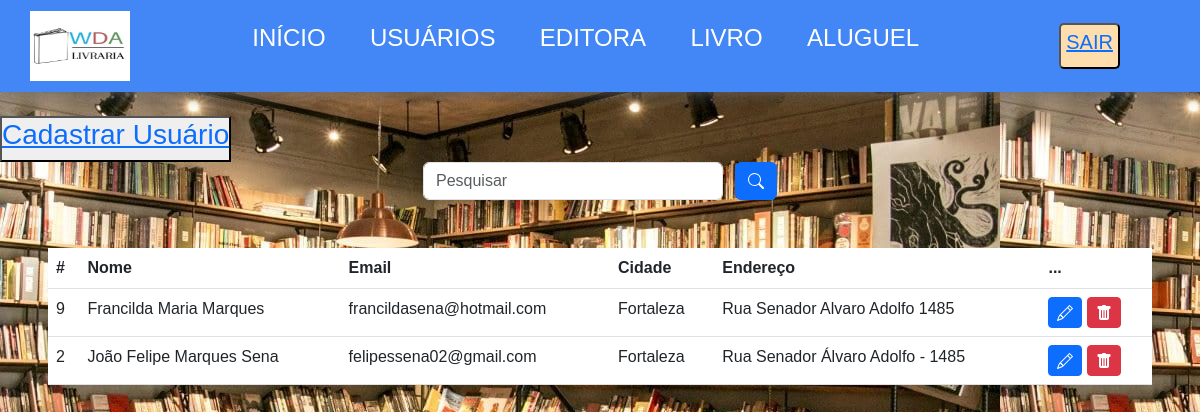
The app's page /usuarios.php with its own data.
### tables this page shows
CREATE TABLE `usuarios` (
  `id` int(11) NOT NULL,
  `nome` varchar(45) NOT NULL,
  `email` varchar(110) NOT NULL,
  `cidade` varchar(45) NOT NULL,
  `endereco` varchar(45) NOT NULL
);

### usuarios.php (the view, shortened to what this page needs)
<?php
include_once("config.php");
$sql = "SELECT * FROM usuarios ORDER BY id DESC";
if(!empty($_GET['search']))
    {
        $data = $_GET['search'];
        $sql = "SELECT * FROM usuarios WHERE id LIKE '%$data%' or nome LIKE '%$data%' ORDER BY id DESC";
    }
    else
    {
        $sql = "SELECT * FROM usuarios ORDER BY id DESC";
    }
$result = $conexao->query($sql);
?>
<!DOCTYPE html>
<html>
    <head>
        <link rel="stylesheet" href="style.css">
        <link href="https://cdn.jsdelivr.net/npm/bootstrap@5.3.0-alpha3/dist/css/bootstrap.min.css" rel="stylesheet"
>
    </head>
    <body class="fundo">
        <header>
            <div class="container-logo">
                <div class="logo-imagem">
                    <img src="WDA.png" alt="image" height="70" width="100">
                </div>
            </div>
            <div class="menu">
                <ul>
                    <li><a href="index.php">INÍCIO</a></li>
                    <li><a href="usuarios.php">USUÁRIOS</a></li>
                    <li><a href="editora.php">EDITORA</a></li>
                    <li><a href="livro.php">LIVRO</a></li>
                    <li><a href="aluguel.php">ALUGUEL</a></li>
                </ul>
            </div>
            <button class="saida"><a href="sair.php"><h5>SAIR</h5></a></button>
        </header>
        <br>
        <button><a href="form_usuarios.php"><h3> Cadastrar Usuário</h3></a></button>
        <div class ="box-search">
            <input type="search" class="form-control w-25" placeholder="Pesquisar" id="pesquisar">
            <button onclick="searchData()" class="btn btn-primary">
            </button>
        </div>
        <div class="m-5">
            <table class="table text-white table-bd">
                <thead>
                    <tr>
                        <th scope="col">#</th>
                        <th scope="col">Nome</th>
                        <th scope="col">Email</th>
                        <th scope="col">Cidade</th>
                        <th scope="col">Endereço</th>
                        <th scope="col">...</th>
                    </tr>
                </thead>
                    <tbody>
                        <?php
                            while($user_data = mysqli_fetch_assoc($result))
                            {
                                echo "<tr>";
                                echo "<td>".$user_data['id']."</td>";
                                echo "<td>".$user_data['nome']."</td>";
                                echo "<td>".$user_data['email']."</td>";
                                echo "<td>".$user_data['cidade']."</td>";
                                echo "<td>".$user_data['endereco']."</td>";
                                echo "<td>
                                    <a class='btn btn-sm btn-primary' href='edit_usuarios.php?id=$user_data[id]'>
                                    <svg xmlns='http://www.w3.org/2000/svg' width='16' height='16' fill='currentColor' class='bi bi-pencil' viewBox='0 0 16 16'>
                                    <path d='M12.146.146a.5.5 0 0 1 .708 0l3 3a.5.5 0 0 1 0 .708l-10 10a.5.5 0 0 1-.168.11l-5 2a.5.5 0 0 1-.65-.65l2-5a.5.5 0 0 1 .11-.168l10-10zM11.207 2.5 13.5 4.793 14.793 3.5 12.5 1.207 11.207 2.5zm1.586 3L10.5 3.207 4 9.707V10h.5a.5.5 0 0 1 .5.5v.5h.5a.5.5 0 0 1 .5.5v.5h.293l6.5-6.5zm-9.761 5.175-.106.106-1.528 3.821 3.821-1.528.106-.106A.5.5 0 0 1 5 12.5V12h-.5a.5.5 0 0 1-.5-.5V11h-.5a.5.5 0 0 1-.468-.325z'/>
                                    </svg>
                                    </a>
                                    <a class='btn btn-sm btn-danger' href='delete_usuarios.php?id=$user_data[id]'>
                                    <svg xmlns='http://www.w3.org/2000/svg' width='16' height='16' fill='currentColor' class='bi bi-trash-fill' viewBox='0 0 16 16'>
                                    <path d='M2.5 1a1 1 0 0 0-1 1v1a1 1 0 0 0 1 1H3v9a2 2 0 0 0 2 2h6a2 2 0 0 0 2-2V4h.5a1 1 0 0 0 1-1V2a1 1 0 0 0-1-1H10a1 1 0 0 0-1-1H7a1 1 0 0 0-1 1H2.5zm3 4a.5.5 0 0 1 .5.5v7a.5.5 0 0 1-1 0v-7a.5.5 0 0 1 .5-.5zM8 5a.5.5 0 0 1 .5.5v7a.5.5 0 0 1-1 0v-7A.5.5 0 0 1 8 5zm3 .5v7a.5.5 0 0 1-1 0v-7a.5.5 0 0 1 1 0z'/>
                                    </svg>
                                    </a>
                                </td>";
                                echo "</tr>";
                            }
                        ?>
                    </tbody>
            </table>
        </div>
    </body>
</html>

### style.css (style rules this page uses)
* { padding: 0; margin: 0; box-sizing: border-box; }
header { width: 100%; background-color: #4287f5; display: flex; justify-content: space-around; align-items: center; padding: 20px; box-shadow: 0px 0px 1em #666; margin: 0px; }
.container-logo { justify-content: space-around; display: flex; align-items: center; }
.logo-imagem { padding-bottom: 0px; position: absolute; }
.menu li { display: inline-block; margin: 0 10px; }
.menu li a { font-size: 24px; text-decoration: none; color: white; text-transform: uppercase; padding: 10px; border-radius: 10px; }
.saida { background: #FFDEAD; color: #4F4F4F; padding: 5px; border-radius: 5px; cursor: pointer; text-transform: uppercase; }
.fundo { font-family: Arial, Helvetica, sans-serif; background-image: url("livraria.jpg"); }
.table-bd { background-color: rgba(0,0,0,1); border-radius: 15px 15px 0 0; }
.box-search { display: flex; justify-content: center; gap: 1%; }

### records on screen
usuarios: id "9", nome "Francilda Maria Marques", email "francildasena@hotmail.com", cidade "Fortaleza", endereco "Rua Senador Alvaro Adolfo 1485"
usuarios: id "2", nome "João Felipe Marques Sena", email "felipessena02@gmail.com", cidade "Fortaleza", endereco "Rua Senador Álvaro Adolfo - 1485"
